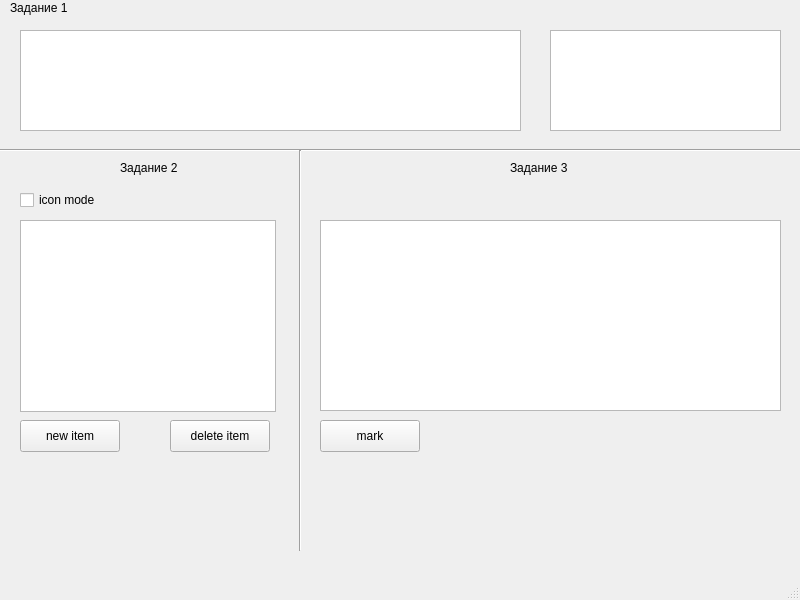
<?xml version="1.0" encoding="UTF-8"?>
<ui version="4.0">
 <class>MainWindow</class>
 <widget class="QMainWindow" name="MainWindow">
  <property name="geometry">
   <rect>
    <x>0</x>
    <y>0</y>
    <width>800</width>
    <height>600</height>
   </rect>
  </property>
  <property name="windowTitle">
   <string>Lesson 2</string>
  </property>
  <widget class="QWidget" name="centralwidget">
   <widget class="QLabel" name="tsk1_label">
    <property name="geometry">
     <rect>
      <x>10</x>
      <y>0</y>
      <width>71</width>
      <height>16</height>
     </rect>
    </property>
    <property name="text">
     <string>Задание 1</string>
    </property>
   </widget>
   <widget class="QLabel" name="tsk2_label">
    <property name="geometry">
     <rect>
      <x>120</x>
      <y>160</y>
      <width>71</width>
      <height>16</height>
     </rect>
    </property>
    <property name="text">
     <string>Задание 2</string>
    </property>
   </widget>
   <widget class="QLabel" name="tsk3_label">
    <property name="geometry">
     <rect>
      <x>510</x>
      <y>160</y>
      <width>71</width>
      <height>16</height>
     </rect>
    </property>
    <property name="text">
     <string>Задание 3</string>
    </property>
   </widget>
   <widget class="Line" name="line">
    <property name="geometry">
     <rect>
      <x>0</x>
      <y>140</y>
      <width>811</width>
      <height>20</height>
     </rect>
    </property>
    <property name="orientation">
     <enum>Qt::Horizontal</enum>
    </property>
   </widget>
   <widget class="Line" name="line_2">
    <property name="geometry">
     <rect>
      <x>290</x>
      <y>150</y>
      <width>20</width>
      <height>401</height>
     </rect>
    </property>
    <property name="orientation">
     <enum>Qt::Vertical</enum>
    </property>
   </widget>
   <widget class="QPlainTextEdit" name="tsk1_TB">
    <property name="geometry">
     <rect>
      <x>20</x>
      <y>30</y>
      <width>501</width>
      <height>101</height>
     </rect>
    </property>
   </widget>
   <widget class="QPlainTextEdit" name="tsk1_TB_2">
    <property name="geometry">
     <rect>
      <x>550</x>
      <y>30</y>
      <width>231</width>
      <height>101</height>
     </rect>
    </property>
    <property name="readOnly">
     <bool>true</bool>
    </property>
   </widget>
   <widget class="QListView" name="tsk2_list">
    <property name="geometry">
     <rect>
      <x>20</x>
      <y>220</y>
      <width>256</width>
      <height>192</height>
     </rect>
    </property>
   </widget>
   <widget class="QCheckBox" name="tsk2_checkBox">
    <property name="geometry">
     <rect>
      <x>20</x>
      <y>190</y>
      <width>85</width>
      <height>20</height>
     </rect>
    </property>
    <property name="text">
     <string>icon mode</string>
    </property>
   </widget>
   <widget class="QPushButton" name="tsk2_pushButton">
    <property name="geometry">
     <rect>
      <x>20</x>
      <y>420</y>
      <width>100</width>
      <height>32</height>
     </rect>
    </property>
    <property name="text">
     <string>new item</string>
    </property>
   </widget>
   <widget class="QPushButton" name="tsk2_pushButton_2">
    <property name="geometry">
     <rect>
      <x>170</x>
      <y>420</y>
      <width>100</width>
      <height>32</height>
     </rect>
    </property>
    <property name="text">
     <string>delete item</string>
    </property>
   </widget>
   <widget class="QTableView" name="tsk3_tableView">
    <property name="geometry">
     <rect>
      <x>320</x>
      <y>220</y>
      <width>461</width>
      <height>191</height>
     </rect>
    </property>
   </widget>
   <widget class="QPushButton" name="tsk3_pushButton">
    <property name="geometry">
     <rect>
      <x>320</x>
      <y>420</y>
      <width>100</width>
      <height>32</height>
     </rect>
    </property>
    <property name="text">
     <string>mark</string>
    </property>
   </widget>
  </widget>
  <widget class="QMenuBar" name="menubar">
   <property name="geometry">
    <rect>
     <x>0</x>
     <y>0</y>
     <width>800</width>
     <height>22</height>
    </rect>
   </property>
  </widget>
  <widget class="QStatusBar" name="statusbar"/>
 </widget>
 <resources/>
 <connections/>
</ui>
